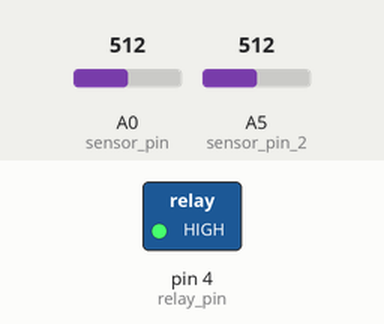
The sketch below on a simulated Arduino Uno, built with avr-gcc and run on an emulated ATmega328P. On the bench: switched loads named in the sketch (green lamp = pin HIGH). The inputs (shaded band) are chosen by the test bench; at power-on: A0 (sensor_pin) = 512, A5 (sensor_pin_2) = 512. What the sketch prints to the serial monitor is not drawn.

Above: at 1.2 s.
1.3 s: A0 (sensor_pin) set to 543
2.8 s: A0 (sensor_pin) set to 564
At 3.6 s:
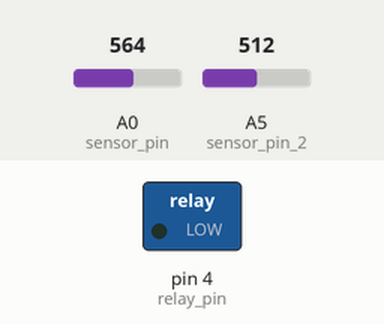
4.3 s: A0 (sensor_pin) set to 511
At 4.7 s:
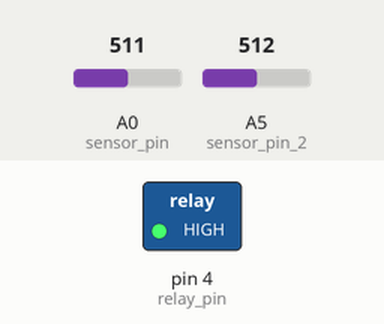
5.8 s: A0 (sensor_pin) set to 716
At 7.1 s:
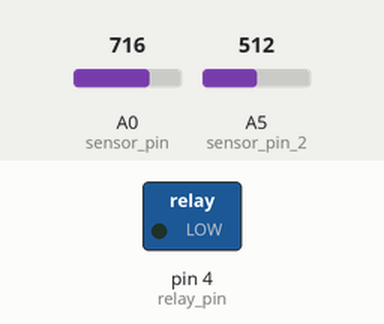
Timing chart, 0 to 8.3 s (numbered marks = the images above; inputs shaded):
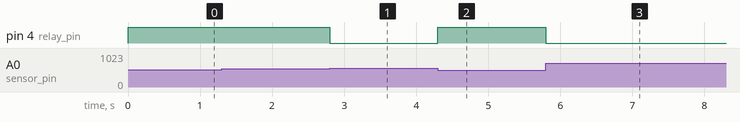

Measured:
- the behaviour switches between 555 and 556 on A0 (sensor_pin) (found by bisection; images 0 and 1)
- after the input at 1.3 s, every drawn part: stays the same
- after the input at 2.8 s, pin 4 (relay_pin): HIGH → LOW at once
- after the input at 4.3 s, pin 4 (relay_pin): LOW → HIGH at once
- after the input at 5.8 s, pin 4 (relay_pin): HIGH → LOW at once

The sketch:

Automatic_IrrigationSystem.ino
```cpp
int sensor_pin = A0; // Soil Sensor input at Analog Pin A0
int relay_pin = 4;  // Relay - Pin 4
int sensor_pin_2 = A5;  // Water level Sensor input at Analog Pin A1
int led = 7;  // LED - Pin 7
int humidity_value;
int depth_value = 0;

void setup() {

   pinMode(sensor_pin,INPUT);
   pinMode(sensor_pin_2,INPUT);
   pinMode(relay_pin,OUTPUT);
   Serial.begin(9600);
   Serial.println("Reading From the Sensor ...");

}

 void loop() {

   humidity_value = analogRead(sensor_pin);
   depth_value = analogRead(sensor_pin_2);
   humidity_value = map(humidity_value,550,10,0,100);


   if(humidity_value<0){
      digitalWrite(relay_pin,LOW); // motor off
     }
   else{
      digitalWrite(relay_pin,HIGH); // motor on
       }

   if(depth_value<280){
      digitalWrite(led,HIGH); // led on
     }
   else{
      digitalWrite(led,LOW); // led off
       }


}
```
